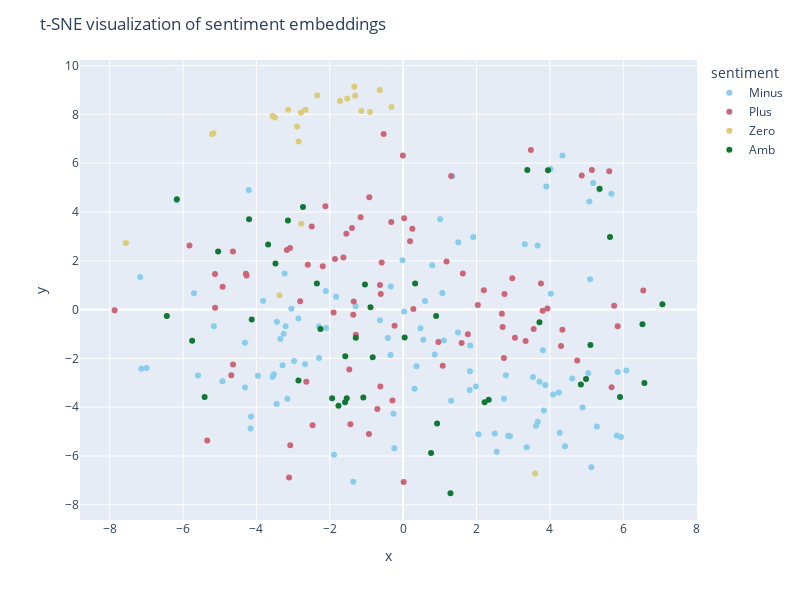

Here is the notebook cell this chart was saved with:
### Code cell
from sklearn.manifold import TSNE

import numpy as np

X = [x[0] for x in emb]
y = [x[1] for x in emb]

X = np.array(X)

X_embedded = TSNE(n_components=2).fit_transform(X)

df = pd.DataFrame(X_embedded, columns=["x", "y"])
df["sentiment"] = y
df["text_short"] = [e[2][:100] for e in emb]

fig = px.scatter(
    df,
    x="x",
    y="y",
    color="sentiment",
    hover_data={"text_short": True},
    color_discrete_sequence=px.colors.qualitative.Safe,
    height=600,
    width=800,
)

fig.update_layout(title_text="t-SNE visualization of sentiment embeddings")
fig.show()

### Figure 1 — Plotly figure (JSON) as saved in the notebook; plotly's stock layout.template omitted (floating-point values rounded to 4 significant figures)
{"data": [{"customdata": [["Właśnie wróciła m z motelu Flora w Łodzi , ul . Szczecińska 111 . Nigdy nie była m w gorszym miejscu"], ["Pod koniec pobytu z pokoju podczas sprzątania zniknęło mi kilka przedmiotów osobistych ( drobnych , "], ["Pierwsze wakacje za granicą spędziła m właśnie w hotelu Gloria . Nic się nie zgadza ze zdjęciami i o"], ["Dobrze zrobione zdjęcia na stronie www i fajne opisy pokoi . Niestety pokoje małe , dwójka dzieci sp"], ["Rozczarowanie roku . Hotel jest brudny , położony przy ruchliwym skrzyżowaniu , przy wjeździe mozna "], ["Miała m dzisiaj wątpliwą przyjemność uczestniczyć w pikniku organizowanym w Dolinie Charlotty i jest"], ["Odwiedzili śmy Zdrój Wojciech tylko w celu konsumpcji . Restauracja szumnie reklamowana na zewnątrz "], ["Plusy : + cena + restauracja , + dobre obiadokolacje dla dorosłych + duże pokoje + basen + wokół cis"], ["Niestety , spędzili śmy Sylwester 2017 roku w Hotelu Polanica . Nie ma właściwej organizacji , Vodzi"], ["Niestety obiecał em sobie , że więcej nie odwiedzę tego miejsca , ale niestety zaprzyjaźniona firma "], ["W porównaniu do Rynia brak klimatu i ducha . Fatalna kuchnia i obsługa na stołówce ( nie da się tego"], ["Plusy : Największym atutem hotelu są chyba śniadania . Lokalizacja nie jest najgorsza , bo można doj"], ["Dworek położony w bardzo urokliwym miejscu , jednak goście powinni być gotowi na kilka niedogodności"], ["To były nasze pierwsze wakacje za granicą , więc większego porównania nie mamy . Położenie hotelu ba"], ["Nie pojechała by m tam drugi raz . Nie rozumiem zachwytów nad hotelem . Pokój strasznie mały , dawno"], ["Hotel na totalnym odludziu , do plazy 1 , 5 km busikiem ( jezdzi do 13 . 40 ) wiec po poludniu idac "], ["W średniowieczu królowie spędzali zaledwie kilka miesięcy w jednym zamku bo bez kanalizacji po pewny"], ["Największym atutem hotelu jest lokalizacja i przystępna cena . Największym zaskoczeniem było to , że"], ["Jak czytam te opinie to wydaje mi się , że ja był em gdzie indziej , albo ludzie je piszący mają min"], ["Szukając hostelu na majówkę , właśnie ten pojawił mi się na samym początku , obejrzała m zdjęcia , p"], ["W połowie października przyjechali śmy z żoną i synem na Regaty młodego . W związku z tym że zostawa"], ["Bardzo ładny hotel . . . . na zdjęciach . . . . Rzeczywistość niestety daleko od tych zdjęć odbiega "], ["Uciekajcie jak daleko się da . Ja niestety wykupił em dobę i to była tragedia . W pokoju uszkodzone "], ["Po pierwsze nazwa dobudowanego budynku jest zniechęcająca . Nawiązuje do tradycji , ale nieco ubliża"], ["Jest 2 : 00 rano jak piszę tę recenzję . Już raz zwracała m uwagę na recepcji , że jest głośno . Ter"], ["Brak workow na śmieci , ale to niewielka niedogodność w porównaniu z zatrważająca ilością kurzu D : "], ["Stanowczo odradzam zimna klimatyzacja w pokoju wiejska nad głową , której nawet recepcja nie potrafi"], ["Była m w Słonecznym Zdroju trzy dni po otwarciu hotelu . Bardzo ładny projekt , wszystko pachnące no"], ["Miał być krótki pobyt na jedną noc za rozsądną cenę przy okazji wyjazdu służbowego . Sprawy się niec"], ["Okropnie po prostu okropnie . Obsługa miła . Lokalizacja super wszędzie blisko . Ale co do pokoi to "], ["Nie polecam tego hoteliku.brudno brudno i jeszcze raz brudno . bylismy w hotelu 2doby . Klima chodzi"], ["Hotel rzeczywiście dostarcza wielu emocji . Zarezerwowali śmy dwa tygodnie przed przyjazdem apartame"], ["plusy : + dosyć czysto + miła osoba w obsłudzie w kuchniminusy : - właścicielka przenosi z pokoju do"], ["Hotel w centrum miasta . Bardzo ciasny podziemny parking . Dla wiekszych aut pozostaje ogolnodostepn"], ["Pokój brudnawe , popękane kafelki w łazience , szarawe ręczniki i pościel . Na trzy osoby dostali śm"], ["Pokoj zarezerwowany przez booking . com , po przyjeździe na miejsce obiekt pozamykany , nikt nie otw"], ["nie polecam na pewno nie jest to hotel 4 * może obsługa sie stara ale jest bardzo wyluzowanabrudno n"], ["Recepcja na gości gdzieś . Wymyśla jakies wymówki o awarii . Woda w łazience żółta , tona grzyba pod"], ["Zastanawiam się skąd tyle pozytywnych opinii ( w ich wyniku tu się znaleźli śmy ) . Klimatu brak - c"], ["Oprócz miłej obsługi ten hotel nie zasługuje nawet na 1 gwiazdkę . . . Brak klimatyzacji , w pokojac"], ["Przyzwoity 3 - gwiazdkowy standard , dobre położenie dla zainteresowanych Jurą , małe ale ładne SPA "], ["Hotel ok ale już by śmy nie wrócili . NIEMILA , NIESYMPATYCZNA , PYSKATA , WRECZ ODPYCHAJACA PANI RE"], ["Hotel Ikaros na Zakynthos z czasów prl materace przy basenie płatne wfi płatne jedzenie monotonne mi"], ["Spędzili śmy tydzień w wersji all - inclusive w hotelu . Hotel położony w kiepskiej lokalizacji jeśl"], ["Marzycie o wymarzonych wakacjach ? UCIEKAJCIE OD OFERT Z TYM HOTELEM ! 1 . JEDZENIE - Przede wszystk"], ["Ponieważ apartamenty zajęli goście weselni , zamieszkali śmy w skrzydle , które dawniej bylo przezna"], ["Doba miała rozpocząć się o godz . 16 , klucze po awanturze i \" wielkim \" sprzątaniu II piętra przez "], ["Była m na tzw . wczasach odchudzających i nigdy więcej . Jedzenie bez smaku . Rozumiem że dieta rząd"], ["Hotel z zewnątrz robi duże wrażenie , tak samo jak i SPA , różnorodność zabiegów , ładne gabinety . "], ["Sonia Village hotel Grecja HalkidikiGodzina 18 : 00 puścił em na tarasie swojego pokoju muzykę z gło"], ["Absolutnie nie polecam ! ! ! Pomijając bardzo mały wybór jedzenia , w dodatku niesmacznego , pokoje "], ["Pokój nie posprzątany , bardzo ciasno ( jedna osoba musiała wchodzić na łóżko , jeśli druga chciała "], ["To na wejściu do części restauracyjnej jest naklejka \" Tripadvisora \" , więc opisuję restaurację . P"], ["Hotel widać , że dobudowywany , bo dotrzeć do niektórych pokoi to prawdziwe wyzwanie . Pokoje schlud"], ["Organizowali śmy wesele latem 2014 roku . Niestety wspomnienia z fazy planowania wspominamy okropnie"], ["Pobyt był by całkiem udany gdyby nie hałas zza ściany . Prawie przez cały czas , w nocy i w dzień , "], ["Wchodzi się do normalnego budynku mieszkalnego , gdzie obok stałych lokatorów jest wydzielona część "], ["Rozczarowała m się . Rezerwacja zrobiona z wyprzedzeniem , potem oczekiwanie i wizyta w hotelu . Pok"], ["Właśnie kończę pobyt w szpitalu uzdrowiskowy Jan Kazimierz a bardzo fajne panie sprzątające mili ucz"], ["Opis i zdjecia zupelnie nie oddaja tego jaki jest stan faktyczny hostelu . . Z zewnatrz wygladal lad"], ["Stary hotel rodem z socjalizmu , w zaniedbanej okolicy , główne wejście przy stercie śmierci . W pok"], ["Ten hotel w zeczywistosci wyglada inaczej niż na zdjęciach ! Podłogi są brudne plamy różnego koloru "], ["Pokoje , łazienka ok - chociaż mocno wiało przez nieszczelne okno ( zimno ) . Śniadania tragiczne , "], ["Hotel położony w okolicy stoków , co jest chyba jego największym plusem . Poza tym nie spełnia oczek"], ["Pokoje z aneksem kuchennym . średnio zadbany , jest OK ale widać nieociągnięcia . Hotel położony prz"], ["Ogolnie czuje sie zawiedziony moim pobytem w hotelu . Ciezko uwierzyc ze to 4 gwiazdkowy hotel . Min"], ["Aquapark mały , duzo chloru , niewygodne lezaki . Obsluga bardzo niemila , jakby z łaska nas w ogole"], ["Żarcia nie do zjedzenia stoły z sklejki nigdy nie jadłem na święta parówek i jajek co dzień trzeba b"], ["Śniadanie bardzo słabe , poduszki w pokoju jakiś koszmar , a za dodatkową trzeba płacić 5 zł i zamów"], ["Uwagi , które wypisał em w trakcie pobytu w punktach : * na stołówce kelnerka zabrała talerz z jedze"], ["Miejsce noclegowe zostało zamówione telefonicznie . Po opiniach dosyć krytycznych nie spodziewał em "], ["lokalizacja - bardzo przyjemna jedzenie - okropne , zero smaku , spalona ryba , odgrzewane ziemniaki"], ["Rzeczywiście trudno ocenić ten pensjonat . Przy rezerwacji bardzo miło , na miejscu rzeczywistość zu"], ["Straszna lipa i amatorszczyzna 1 / 5 . - ' kąpiel piwna ' to zwykła kąpiel w letniej wodzie + 1 bute"], ["Żeby nie było . Lokalizacja - super . Lobby - jedno z większych jakie w życiu widział em . Bar Auror"], ["Był em z córkami w tej restauracji na kawie i lodach . Przy tej klasie standardu taka obsługa i atmo"], ["Nie polecam tego hotelu . Brudny , slabe jedzenie codziennie to samo lub to co zostalo z wczoraj prz"], ["Bardzo duzy hotel polozony na skraju miasta . Ogromna liczba gosci hotelowych sprawia ze czujesz sie"], ["Hotel oceniam na 3 . 5 * Za taką cenę można znaleźć coś lepszego . Zaskakujący jest codzienny brak s"], ["Do hotelu przyjechali śmy na wesele - ja moj narzeczony oraz nasz przyjaciel z Anglii ktory codzienn"], ["Właściwie nie wiem od czego zacząć . Na maila z potwierdzeniem pobytu czekała by m chyba do . . . . "], ["Dużo podróżuję po kraju i większość hoteli rezerwację telefoniczną traktuje jako pewną bez konieczno"], ["A żeby było śmieszniej to komediodramat . Pozdrawiam panią , która na pierwszym śniadaniu wypowiedzi"], ["Zdecydowanie jest to hotel bardzo poniżej standardu 5 * . Pokoje są zaniedbane , system ściekowy jes"], ["Restauracja hotelowa śniadania tradycyjne , więc nie będę opisywać . Pora obiadowa żurek bardzo \" mą"], ["Witam , Zatrzymali śmy się w Zajazd Ustowo na jedną noc i wszystko czego potrzebowali śmy to wygodne"], ["Dwa lata temu była m na Sylwestra i teraz rownież tam poszli śmy ze znajomymi bo miło wspominali śmy"], ["Nigdy w życiu nie była m w tak okropnych hostelu ! Małe pokoiki pomalowane na ciemny fiolet przypraw"], ["Na weekendy wybrali śmy się po przeczytaniu opisu strony Czarny Kos . Opis bardzo chwytliwy , jednak"], ["Recenzja niestety negatywna : 1 . Zimno w pokoju , brak możliwości regulacji temp . Brak reakcji obs"], ["Niestety nie jestem zadowolona z pobytu w hotelu Best Western Kraków , spędziła m tam dwie doby . Ho"], ["Byli śmy od 3 . 08 na 14 dniowym turnusie rehabilitacyjnym . Jedynym pozytywem w Leo to baza zabiego"], ["Okropne miejsce . O godzinie 8 . 30 brak czegokolwiek do zjedzenia na śniadanie , dopiero na prośbę "], ["Wystrój i standard pokoi średni . Obsługa niemiła , opryskliwa . Śniadania okropne - jedynie jajeczn"], ["Najgorszy hotel w jakim bylismy . Na dzień dobry niespodzianka . Na podziemnym parkingu hotelowym wy"], ["Plusy : Tani , stosunkowo czysty pokój , przy głównej drodze . Minusy : Widok oszpecony przez gigant"], ["Hotel świetnie położony , problem może być z zaparkowaniem auta żeby zanieść walizki i pobrać kartę "], ["Hotel bardzo ładny . Bajkowy . Wnętrza tez niczego sobie . Kuchnia całkiem niezła , każdy znajdzie c"], ["Bylam w dolinie z przyjaciółmi na spacerze . Obiekt bardzo miły i spory teren.szkoda że przed budynk"], ["Obiekt położony przy jeziorze , okolica cicha , powietrze czyściutkie , zabawy dla małych dzieci zja"], ["Niestety nie mogę wystawić temu hotelowi pochlebnej opinii . Zacznę od łazienki : tak mała , że osob"], ["Hotel jest dobrze zlokalizowany , kilka kroków od rynku i zamku Wawelskiego oraz dworca PKP i PKS uł"], ["Hotel paskudny i brudny z co chwilę nie działającymi windami Pokoje brudne z brudnymi łazienkami . Ł"]], "hovertemplate": "sentiment=Minus<br>x=%{x}<br>y=%{y}<br>text_short=%{customdata[0]}<extra></extra>", "legendgroup": "Minus", "marker": {"color": "rgb(136, 204, 238)", "symbol": "circle"}, "mode": "markers", "name": "Minus", "orientation": "v", "showlegend": true, "type": "scatter", "x": [-3.154, 2.862, 4.088, 3.873, -1.36, -6.992, 1.82, -0.3378, 5.128, 2.801, 0.5965, 1.813, -3.045, 3.81, 4.607, 5.076, 4.412, -0.2644, -3.957, 0.5502, 2.055, -2.293, -4.925, -2.673, 1.307, 3.716, -7.167, -2.973, -3.346, -0.24, 3.902, -3.256, 0.4708, 4.017, -3.205, 1.341, 4.89, -5.592, -0.4176, -2.102, -3.287, 2.498, 5.824, 0.02881, -2.853, 1.505, -3.44, -0.341, -3.231, -3.526, 3.316, -1.296, -4.146, 5.846, 3.621, 2.748, 1.911, -3.816, 5.281, 5.18, -0.01718, 3.663, -4.314, 6.082, 1.829, -6.172, 5.675, 5.935, -2.108, -0.6289, -4.206, 4.245, 5.044, -1.826, -3.559, 3.669, 5.345, 4.342, 5.096, 4.266, 2.912, 1.01, -4.158, 1.495, -7.133, 1.985, 3.366, -3.447, 3.538, -5.703, 2.549, -2.293, -1.884, -5.16, -4.311, 0.3116, 1.111, 0.3631, 3.834, 0.7931, 0.8605, 4.025, 1.068], "xaxis": "x", "y": [-3.649, -5.169, -3.483, -3.087, -7.053, -2.39, -2.526, 0.9511, -6.458, -2.695, 0.3532, -3.298, 0.03693, -1.668, -2.824, 4.428, -5.598, -4.268, -2.71, -1.235, -5.112, -0.6954, -2.938, -2.24, -3.738, -2.957, 1.333, -2.112, -1.209, -5.681, 5.046, -0.9864, -0.7632, 5.765, -0.6833, 5.462, -4.014, -2.697, -1.167, -0.7578, -2.28, -5.078, -5.159, -0.07578, -0.3642, 2.757, -0.4971, -1.865, 1.48, -2.655, 2.683, 0.1319, -4.385, -2.562, -4.763, -3.653, 2.98, 0.3629, -4.791, 5.193, 2.017, 2.631, -1.363, -2.5, -1.472, 4.469, 4.743, -5.224, 0.7618, -0.4334, 4.904, -3.399, -2.61, 0.5263, -2.75, -4.596, 4.918, 6.311, 1.248, -5.05, -5.196, 3.701, -4.876, -0.9409, -2.426, -3.156, -5.641, -3.865, -2.758, 0.6653, -5.825, -1.984, -5.949, -0.6807, -3.189, -3.248, -1.266, -2.326, -4.135, 1.818, -1.837, 0.6527, 0.685], "yaxis": "y"}, {"customdata": [["Apartament zlokalizowany jest w samym centrum Starego Miasta , zaledwie kilka kroków od Rynku i tylk"], ["połączyli śmy pobyt biznesowy ( 3 dniowy ) z wypoczynkiem w Mera Spa Hotel i nie żałujemy wyboruhote"], ["Hotel dla klienta biznesowego . Wygodne pokoje , lokalizacja na wprost terminala . Wybor rożnych sal"], ["Bardzo przyjemny hotel , ładny pokój . Klasyczny wystrój . Naprawdę czysto Dodatkowym plusem jest ba"], ["Spędzili śmy w ProVita Sylwestra i ekstra dzień na regenerację : ) , to był jeden z cudowniejszych w"], ["Położenie , w samym centrum , bardzo blisko do głońego placu oraz do muzem Salvadora Daliego . Hotel"], ["Wybrali śmy z mężem pokój dwuosobowy z podwójnym łóżkiem , oprócz tego że podwójne łóżko polegało na"], ["Warunki w hotelu bardzo przyzwoite , widok na Giewont - bajka ! , obsługa miła ( za wyjątkiem młodej"], ["Hotel nie najmłodszy , aczkolwiek utrzymany w dość dobrym stanie . Największym mankamentem było to ,"], ["Ten hotel / studio jest idealnym miejscem na wyjazd do Rotterdamu . Znajduje sie tuż obok Bijenkorf "], ["Nieduży hotel położony na krakowskim Kazimierzu , bardzo blisko do głównych atrakcji turystycznych :"], ["Byli śmy z dzieckiem 5 lat pod koniec czerwca 2017 . Ogromny , bezosobowy hotel . Ładny wystrój , su"], ["Hotel na bardzo wysokim poziomie . Wysmienite jedzenie . Pokoje bardzo przytulne i czyste . Strefa S"], ["W Hotelu Zante Village byli śmy w maju 2015 roku . Pobyt bardzo ciekawy - przed sezonem nie było nig"], ["Blisko do centrum , ładne pokoje , miła obsługa . Polecam , . . . bez auta . . . Opisuje że ma bezpł"], ["Hotel blisko dworca Łódź Kaliska ; pokój czysty i gustownie urządzony , cena adekwatna do usługi , ś"], ["Mieszkam w Łagiewnikach i poszukiwała m miejsca na zorganizowanie imprezy urodzinowej dla 22 osób . "], ["Swietna lokalizacja . Czysto , bardzo dobre lozka , klimatyzacja , sniadanie . Nic do zarzucenia . D"], ["Hotel w pełni zasługuje na 4 gwiazdki . Pokoje bardzo czyste , obsługa profesjonalna i bardzo miła ."], ["Mieli śmy fantastyczny pobyt w hotelu Olive Groove prowadzonym przez rodzinę i nie mogę się go nachw"], ["Hotel bardzo ładny , czysty , zadbany . Strefa basenowa również zadbana , wszystko działa a obsługa "], ["Spędzili śmy z wnukami długi weekend w Raju . Miejsce przepiękne , widoki urzekające . Hotel czysty "], ["Niby nic się nie zapowiadało szcególnie . . Zanałam ten hotel z opowiadań starszego pokolenia , jako"], ["Sa tylko dwa plusy tego hostelu lokalizacja i obsługa ! ! ! ! Pokoje klaustrofobiczne 2 # 3metry , j"], ["Pokoje małe , ale łóżka ( piętrowe ) wygodne - można się wyspać : - ) Idealna miejscówka służąca tyl"], ["Hotel znajduje się w samym sercu toruńskiej Starówki . Pokój przestronny , czysty , łóżko wygodne . "], ["Trafili śmy tutaj przypadkiem i sie zakochali śmy , w domowej atmosferze , przytulnych i czystych wn"], ["Czyste , ciche pokoje , urządzone wygodnie . W każdym pokoju łazienka z prysznicem . Mój pokój miał "], ["Bardzo sympatyczny hotel i w razie potrzeby na pewno będę wracać . Czysto , smaczne śniadanie , miła"], ["Hotel bardzo ładny , cichy a jednocześnie z dobra lokalizacją i parkingiem . Pokoje czyściutkie i ab"], ["Właśnie wróciła m z dziećmi z wakacji w Primaverze i jesteśmy zachwyceni . Nareszcie udało mi się zn"], ["Hotel sam w sobie - cudny . Jedzenie - wyśmienite . Jedyne co mnie zdziwiło to fakt , iż mimo zareze"], ["wrażenia pozytywne , warte polecenia , jednak na 5 gwiazdek nie należy się nastawić jest to tureckie"], ["Na wakacjach byli śmy w 4 dorosłe osoby . Lot z Warszawy bez problemów . Dojazd z lotniska zajął oko"], ["Dużo przeczytał em recenzji na temat hotelu i strasznie się bał em wizyty w nim . Jednak podczas rez"], ["Witam , wszystko pięknie ładnie tylko jedna rzecz , która wyraźnie rzuciła się w oczy . Nie może być"], ["Hotel robi bardzo dobre wrażenie , fajny wystrój , obsługa miła . Pokój świetny , nie ma się do czeg"], ["Spędzenie okresu sylwestrowego było na prawdę miłym doznaniem . Pokoje dość czyste , chociaż można b"], ["Miałem przyjemność odwiedzić ten hotel kilka dni temu . Bardzo spokojne miejsce . Miła i profesjonal"], ["w hotelu spędziła m jedną noc podczas pobytu na konferencji . położony 5 minut spacerem od sukiennic"], ["W tym oto miejscu mieli śmy wesele w 2014 roku . Jedzenie przepyszne , organizacja znakomita ! - Gos"], ["Doskonałe położenie , dostęp do komunikacji miejskiej / metro i tramwaj / . Bardzo czysto w pokojach"], ["Bardzo przyjemny hotel w cichym i spokojnym miejscu . Bardzo dobrze wyposażone pokoje m.in w lodówkę"], ["Hotel o znanym i pewnym standardzie . Czysto , schludnie i bez stresów . Blisko do lotniska , oddalo"], ["Hotel bardzo przyjemny , obsługa miła i pomocna . Czasem ciężko jest dogadać się po angielsku , ale "], ["Po raz pierwszy spotkała m się z tym , że w rzeczywistości pensjonat jest ładniejszy niż na zdjęciac"], ["Udany pobyt ( kolejny ) . Hotel - pokoje czyste , dobrze wyposażone . Hotel - cichy - mimo sporego o"], ["W dniach 6 - 13 sierpnia mieli śmy okazję spędzić wspaniały urlop w Atrium Palace . Hotel naprawdę n"], ["spedzilismy w hotelu tatra 2 noce , hotel czysty , pokoje przestronne . basen , kregielnia , drink b"], ["Po zaskakująco ładnym widokowo transferze z lotniska dotarli śmy do hotelu skąpanego w zieleni i ser"], ["Pobyt weekendowy w Hotelu Novotel Centrum Katowice mogę zaliczyć do bardzo udanych . Sam hotel ma ju"], ["Spędzili śmy przemiły tydzień w Horze . Przepiękne widoki . Urocza plaża . Super basen . Obsługa sym"], ["Hotel bardzo ładny , nowy , czysty , zadbany , cichy . Obsługa na najwyższym poziomie , zyczliwa , p"], ["Hotel położony parę minut jazdy metrem do centrum i wszystkich jego atrakcji , ale spacerem też bez "], ["Byli śmy przez tydzień w ostatnich dniach Września . Świetne warunki , przemili gospodarze , miejsce"], ["Sposób pierwszy - nie robić nic . Pomimo tego , że hotel nie jest mały , wokół panuje niesamowita ci"], ["Bardzo fajny , czysty , dobrze położony hotel . Bardzo bliska odległość od lotniska - transfer z lot"], ["Bardzo profesjonalne podejście do klienta , kompleksowa oferta cenowa , elastyczność na dodatkowe za"], ["Cena pokoju dość wysoka - łazienki powinny być wyremontowane i bardziej nowoczesne jak w nowszych ho"], ["Hotel posiada świetną lokalizację . Ok 10 - 15min od dworca Cais do Sodre , z którego można przesiąś"], ["To nasz drugi pobyt w hotelu , tym razem zabrali śmy ze sobą Mamę , by w drodze na The Tall Ships Ra"], ["Ostatni weekend rozpoczął em \" z przytupem \" w Hotelu Lenart w Wieliczce . Wraz z synem i synową ucz"], ["Spędziła m tutaj tydzień na diecie dr . Bardadyna ( po raz trzeci ) . Nigdzie nie spotkała m się z t"], ["Byli śmy tu na wakacjach z dwójką naszych małych pociech , które miały mnóstwo atrakcji . Miały zaję"], ["Bylismy 2 tygodnie na przełomie lipca i sierpnia ( w sumie 11 osób ) . Widoki piękne jedzonko pycha "], ["Bardzo udany wypoczynek w hotelu Montecarlo ! Szczerze polecam . Wszystko dokładnie jak na zdjęciach"], ["Hotel schludny , czysty i przyjazny . Znajduje się niedaleko A9 więc wielce przydatny dla podróżując"], ["Obsługa bardzo uprzejma i wyrozumiała . Czystość w obiekcie utrzymana wzorowo . Bardzo dobra kuchnia"], ["moi rodzice wyjechali na 7 dniowy turnus . . pakiet regeneracyjny'' , Wrócili bardzo zadowoleni . Je"], ["Począwszy od \" Welcome \" skończywszy na \" Good Bye \" nie było nawet najmniejszego elementu do któreg"], ["Spędzili śmy tu jedną noc w drodze powrotnej z Czarnogóry . Hotel położony nieco poza ścisłym centru"], ["Hotel świetnie usytuowany w samym centrum miasta skad blisko jest dosłownie wszędzie . Mila obsluga "], ["Cudowne miejsce z cudownymi gospodarzami . Na miejscu dostępna siłownia , rowery , sauna nad jeziore"], ["Hotel mimo iż położony w pewnej odległości od centrum ( 30zl taksówka ) to jednak ma swój urok . Sam"], ["Spędziła m z rodziną w Dolinie Charlotty cudowny tydzień , atrakcji jest tak dużo , że nie zdążyli ś"], ["Hotel w malowniczym położeniu pośród strumieni i stawów otoczony zielenią . Wskazany dla osób pragną"], ["Tak : bardzo dobry hotel , miła obsługa , dobre jedzenie , pyszna kawa , czysto , mój pokój był wygo"], ["Hotel nowy i zadbany . Pokoje bardzo ładne , łazienka co prawda malutka ale zadbana . Widok z balkon"], ["Lokalizacja rewelacyjna , blisko do centrum ale odpowiednio \" daleko \" żeby czuć się dobrze . Zejści"], ["Pachnąca świeżym drewnem i nowością posiadłość na Mazurach . Właściciele dołożyli wielu starań , aby"], ["Hotel usytuowany jest wprawdzie tuż przy trasie komunikacyjnej i niedaleko lotniska , ale nie jest t"]], "hovertemplate": "sentiment=Plus<br>x=%{x}<br>y=%{y}<br>text_short=%{customdata[0]}<extra></extra>", "legendgroup": "Plus", "marker": {"color": "rgb(204, 102, 119)", "symbol": "circle"}, "mode": "markers", "name": "Plus", "orientation": "v", "showlegend": true, "type": "scatter", "x": [-0.3233, 3.932, -1.628, 5.75, -0.233, -2.119, 2.746, -1.36, 2.763, -2.639, 0.02705, 0.2784, 5.144, -3.083, 1.308, -5.824, -0.006852, 3.482, -1.858, 2.712, 1.079, 1.628, -4.683, -2.599, -4.639, 5.848, 2.035, 6.545, -0.9323, 3.756, -1.896, -0.6095, 0.01449, 1.594, -1.468, 5.681, -1.288, 4.303, 4.743, -1.159, -5.126, -4.285, -0.7039, -1.394, 3.558, -3.109, -5.127, 3.047, 4.867, 3.339, -0.6211, -2.468, -4.266, 3.803, 1.764, -0.6319, -1.346, 2.974, -0.2916, -2.49, 0.9597, -0.5317, -4.635, 4.341, -3.169, -2.191, -4.92, -1.436, -3.077, -5.339, -1.549, 5.618, 1.182, 2.2, 2.692, 0.2517, -7.864, -0.9216, -2.807, -0.5838, 0.1884], "xaxis": "x", "y": [3.59, 0.04691, 2.133, 0.1541, -0.6671, 4.237, -1.987, -0.2147, 0.6342, -2.959, 3.74, 0.0192, 5.723, 2.52, 5.48, 2.629, 6.319, 6.542, 2.07, -0.7098, -2.303, 1.478, -2.69, 1.834, 2.382, -0.6803, 0.1902, 0.7807, -5.102, 1.065, -0.1199, 0.637, -7.066, -1.366, -2.458, -3.181, -1.036, -1.497, -2.085, 3.781, 0.08038, 1.465, -4.076, 3.347, -0.7963, -6.885, 1.455, -1.151, 5.497, -1.289, -3.151, -4.742, 1.4, -0.04469, -1.013, 1.004, 0.3267, 1.289, -3.73, 3.404, -1.324, 7.2, -2.249, -0.8222, 2.446, 1.78, 0.932, -4.7, -5.558, -5.362, 3.109, 5.667, 1.972, 0.7969, -0.1746, 3.313, -0.02957, 4.607, 0.3456, 1.925, 2.802], "yaxis": "y"}, {"customdata": [["Laurent Picheral , nie będzie się ubiegał o wybór na stanowisko Prezesa Orbis S . A . w zarządzie ko"], ["Trudno w tej chwili powiedzieć , jak długo potrwa to ożywienie i czy przyniesie w rezultacie wyraźni"], ["Bo oczywiście , jak to zwykle bywa na rynku hotelowym , nie wszystkie plany i tej sieci udaje się zr"], ["Ponad 6 tys . hoteli z niespełna milionem pokoi znajdowało się w budowie i różnych fazach projektowa"], ["W lipcu 2012 r . w bazie Głównego Urzędu Statystycznego było zarejestrowanych 7177 obiektów zbiorowe"], ["W 2013 r . w turystycznych obiektach noclegowych miejsca całoroczne stanowiły aż 68 proc . wszystkic"], ["W innych przypadkach finansowania nie udawało się spiąć , bo wycofywał się jeden z udziałowców lub –"], ["Autorem projektu był warszawski architekt Adama Knauff . Budowę rozpoczęto w marcu 1928 roku . Lokal"], ["Bardzo optymistyczny , czy wręcz sensacyjny materiał „ Ceny hoteli na Euro 2012 skoczą dziesięciokro"], ["Odwiedzała m moją rodzinę w Polsce . Wraz z chłopakiem zdecydowali śmy się zostać tym razem w tym ho"], ["Od wiosny br . hotele ekonomiczne weszły w skład nowej grupy hotelowej - Louvre Hotels Group . W rok"], ["Dobre położenie hotelu jest poza dyskusją , samolot z Malpensy mieli śmy o godz . 6 : 40 , więc żeby"], ["Na początek 2015 roku planowane jest rozpoczęcie budowy hotelu Widewaters Group Inc . w centrum mias"], ["Even Hotel , obiekt marki adresowanej do gości dbających o zdrowie i kondycję , zostanie uruchomiony"], ["PS . Analizując dane STR Global warto mieć w pamięci , że ani w Polsce , ani w innych krajach Europy"], ["W tym celu , zajęcia prowadzone są w języku angielskim przez uznanych profesorów z Uniwersystetu Łód"], ["Modernizacja w Novotel Gdańsk Marina obejmie remont powierzchni ogólnodostępnych : lobby , recepcji "], ["Dochody z wynajmu turystom pokoju , mieszkania lub domu pod pewnymi warunkami mogą być zwolnione z o"], ["Nadal najlepsze wyniki osiągały hotele na rynkach warszawskim , trójmiejskim oraz wrocławskim . Dobr"], ["Pozwala nam pro - aktywnie działać na decyzje zakupowe gości i ułatwia nam „ narzucanie ” oferty oso"], ["Śmierć gościa w hotelu – zarówno z przyczyn naturalnych , jak i będących przedmiotem badań policji –"], ["Sieć hoteli Accor prowadzi pilotażowy program monitoringu mediów społecznościowych pod kątem lokalny"]], "hovertemplate": "sentiment=Zero<br>x=%{x}<br>y=%{y}<br>text_short=%{customdata[0]}<extra></extra>", "legendgroup": "Zero", "marker": {"color": "rgb(221, 204, 119)", "symbol": "circle"}, "mode": "markers", "name": "Zero", "orientation": "v", "showlegend": true, "type": "scatter", "x": [-0.9024, -3.493, -1.722, -2.785, -5.168, -5.208, -2.891, -0.3163, -3.557, -3.368, -0.6356, -2.777, -1.523, -1.307, -3.132, -1.137, -1.331, -2.851, -2.34, 3.598, -7.555, -2.66], "xaxis": "x", "y": [8.103, 7.873, 8.548, 8.081, 7.223, 7.194, 7.5, 8.307, 7.94, 0.5907, 8.996, 3.514, 8.656, 8.765, 8.193, 8.14, 9.133, 6.894, 8.779, -6.718, 2.731, 8.192], "yaxis": "y"}, {"customdata": [["Super lokalizacja ( nad samym oceanem i promenadą ) , ładny i zadbany ogród z basenami , przyzwoite "], ["Wykładzina okropnie poplamiona , tak samo ręczniki ( dobrze , że zawsze posiadam własny , bo tych ni"], ["Bardzo wysoki poziom animacji wieczornych , ale w hotelu była choroba Hand - Foot - and - Mouth Dise"], ["Do hotelu można dojechać w 5 min tramwajem z Dworca PKP oraz autobusem z lotniska Nantes . Dobra lok"], ["Obiekt raczej konferencyjny , lub jako dom weselny , choć w sezonie letnim zapewne może też zaintere"], ["Byl to chyba najdziwniejszy hotel w jakim bylem . Prawdopodobnie stary hotel robotniczy , ktory zost"], ["Co prawda nie mieszkalismy w tym hotelu , ale przychodzilismy do restauracji i na kregle . Obiekt je"], ["Hotel znaleźli śmy ok 20 . 00godz . przejazdem . Nie było problemu w rezerwacji . Bardzo miłe recepc"], ["Hotel poza centrum Sztokholmu , ale przy stacji metro oraz przystanku autobusowym . W pobliżu hotelu"], ["Ocenię tylko aquapark bo nie korzystali śmy z usług hotelowych . Było całkiem fajnie , atrakcji spor"], ["Pokoje wygodne i czyste , sympatyczna i uprzejma załoga i tyle z plusów . Minusy to brak jedzenia na"], ["Lokalizacje wysmienita , 50 metrow od brzegu morza . Plaza widoczna z okien hotelowych czysta i szer"], ["Odpowiedź jest prosta . Hotel ekonomiczny . Oszczędności na materiałach - zwłaszcza łazienkowych - d"], ["Hotel już wcześniej przeze mnie odwiedzany więc miała m porównanie do tego jak było kiedyś i jak jes"], ["Najprościej wypisać wady i zalety miejsca ( z punktu wyjazdu biznesowego ) Wady - słaba obsługa ( sp"], ["Hotel dość fajny . Bardzo miły i stylowy wystrój . Pokoje bez dodatkowych rzeczy jakie są w hotelach"], ["Zdjęcia hotelu zamieszczone w różnych serwisach internetowych dały nam bardzo mylny obraz tego hotel"], ["Hotel położony w dosyć dużej odległości od morza , ma wydzieloną własną plażę . Pokoje dosyć małe , "], ["Hotel jako całość może być . Biorąc pod uwagę 3 gwiazdki - pokoje sprzątane codziennie , wyżywienie "], ["Smacznie urządzony i zaprojektowany hotel . Dosyć daleko od \" centrum \" co może wydawać się zaletą ,"], ["Średni , stary hotel , wiecej niz 1 * by m nie dał , czyste łóżka , ale stare łazienki , śniadanie s"], ["Pobyt bardzo fajny , 4 dni wypoczynku i relaksu . Obsluga , czystosc oraz lokalizacja hotelu super ."], ["Spędził em w hotelu jedną noc . Wszystko było w porządku . Pokój w głównym budynku , czysty , zadban"], ["Pokoje są duże , łazienki ładnie zrobione , ale np przecieka prysznic . Skomplikowane włączenie kalo"], ["Średni standard hotelu . W miarę miła obsługa . Zaleta blisko morza Polecam jeśli ktoś nie szuka luk"], ["Hotel a raczej coś co było Hotelem i chce do swoich lat świetności wrócić . . . . Wady już wcześniej"], ["Budynek : Na terenie ośrodka są dwa obiekty . Pierwszy - główny , jest po remoncie , z przestronnymi"], ["Za dużo by pisać , w skrócie plusy i minusy : PLUSY : Malownicze położenie , z widokiem na jezioro ,"], ["Wykupiła m wraz z rodzina pakiet swiąteczny . Mieli śmy 2 pokoje na 1 pietrze , z czego jeden musiel"], ["Polecam ten hotel na krótki pobyt . W pokojach czysto , w zasadzie w całym hotelu jest czysto . Pokó"], ["Miejsce niezwykle urokliwe , w otoczeniu samej natury i to tak dosłownie . Mieli śmy pokój bardzo ła"], ["plusy : rewelacyjna obsługa i w hotelu i w restauracji . Basen mały ale wystarczajacy i w czesci bar"], ["Była m w tym hotelu w kwietniu 2007 roku . Było dość pusto i cicho . Można powiedzieć , że mało się "], ["Hotel Niemcza jest usytuowany w bardzo atrakcyjnej okolicy . Wybrała m ten hotel po obejrzeniu zdjęć"], ["Poza : - uszkodzonym prysznicem - urwanym uchwytem na papier toaletowy - strzeline przez drzwi wejsc"], ["plusy : duży pokój , miła obsługa w restauracji , kawiarni oraz w SPA , basen mały ale przyjemnie sp"], ["Hotel bardzo dobrze położony . Pokój przestronny , ładnie urządzony . Posiłki dobre , ale bez rewela"], ["Hotel znajduje się tuż przy głównej ulicy Tomska , ale komunikacyjne odgłosy nie przeszkadzają . Wys"], ["Pałacyk Łąkomin i jego otoczenie ( rozległy teren zielony ) ma dużo walorów . Można tam wypocząć , p"], ["Bez żadnych złośliwości , ale na pewno nie 5 * . Proste rzeczy : brak wody butelkowanej w pokojach ,"], ["Pokój na 10 piętrze miły , przestronny i z cudnym widokiem na Spodek . Dobre jedzenie , rano bufet ś"], ["Hotel sam w sobie jest ok . Czysto , schludnie . Personel bardzo sympatyczny szczególnie obsługa bar"], ["Hotel nas troszkę rozczarował . Jest to wielki obiekt , przygotowany na dużą liczbę gości . My byli "], ["U wrót do Tatrzańskiego Parku Narodowego i 10 min na Krupówki . Pensjonat czasy świetności - MSW ma "]], "hovertemplate": "sentiment=Amb<br>x=%{x}<br>y=%{y}<br>text_short=%{customdata[0]}<extra></extra>", "legendgroup": "Amb", "marker": {"color": "rgb(17, 119, 51)", "symbol": "circle"}, "mode": "markers", "name": "Amb", "orientation": "v", "showlegend": true, "type": "scatter", "x": [-4.199, -1.291, 5.639, -2.73, 6.576, 5.355, -5.41, 2.333, -3.14, 5.104, -2.351, 3.948, -0.8297, 4.985, -5.042, -1.085, 4.844, 7.066, -4.127, 0.3272, -5.75, 3.385, -1.936, -1.577, 0.7616, 5.912, -0.8889, 0.0418, -2.252, -3.679, 2.221, 1.29, 0.9267, -1.537, -6.167, -1.04, -1.583, 6.523, 3.716, -6.441, 0.8988, -1.762, -2.854, -3.48], "xaxis": "x", "y": [3.702, -1.156, 2.979, 4.204, -3.005, 4.948, -3.578, -3.7, 3.655, -1.453, 1.07, 5.711, -1.952, -2.846, 2.376, -3.607, -3.07, 0.2144, -0.403, 1.067, -1.276, 5.725, -3.639, -1.913, -5.874, -3.584, 0.09277, -1.147, -0.7951, 2.663, -3.799, -7.528, -4.672, -3.631, 4.525, 1.032, -3.8, -0.6043, -0.5149, -0.2648, -0.2641, -3.945, -2.91, 1.891], "yaxis": "y"}], "layout": {"height": 600, "legend": {"title": {"text": "sentiment"}, "tracegroupgap": 0}, "margin": {"t": 60}, "title": {"text": "t-SNE visualization of sentiment embeddings"}, "width": 800, "xaxis": {"anchor": "y", "domain": [0, 1], "title": {"text": "x"}}, "yaxis": {"anchor": "x", "domain": [0, 1], "title": {"text": "y"}}}}
